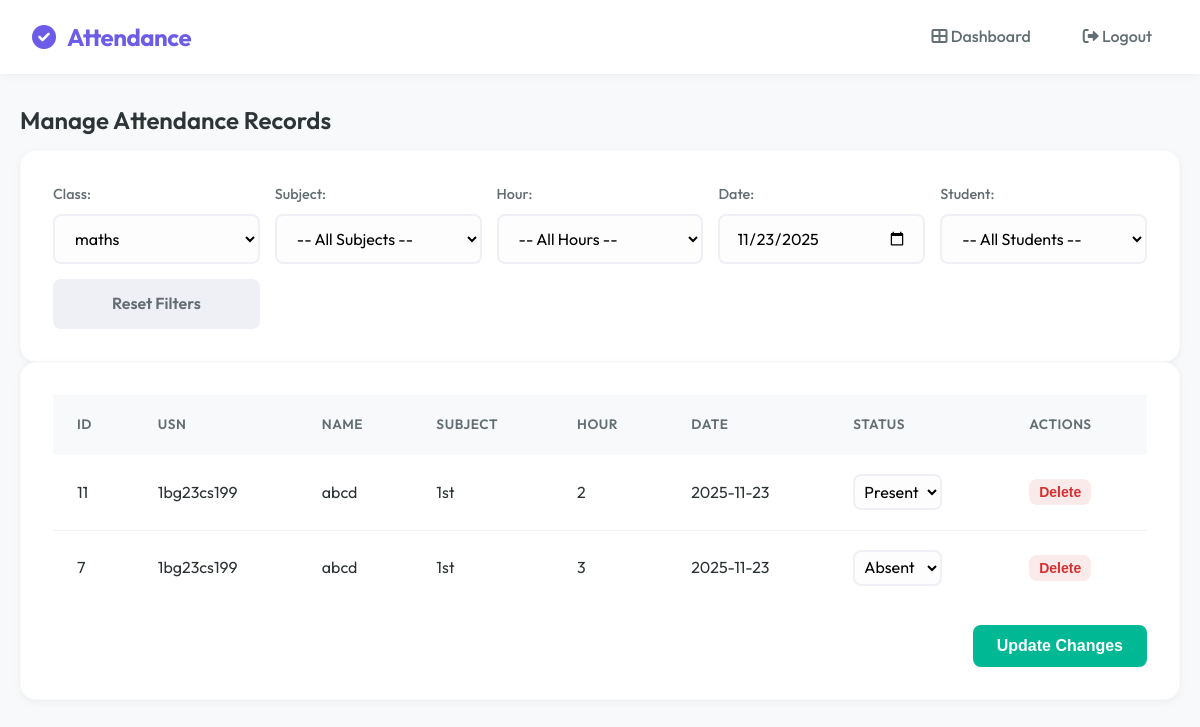
Before: /admin/attendance?class_id=1 (signed in) with the older database file.
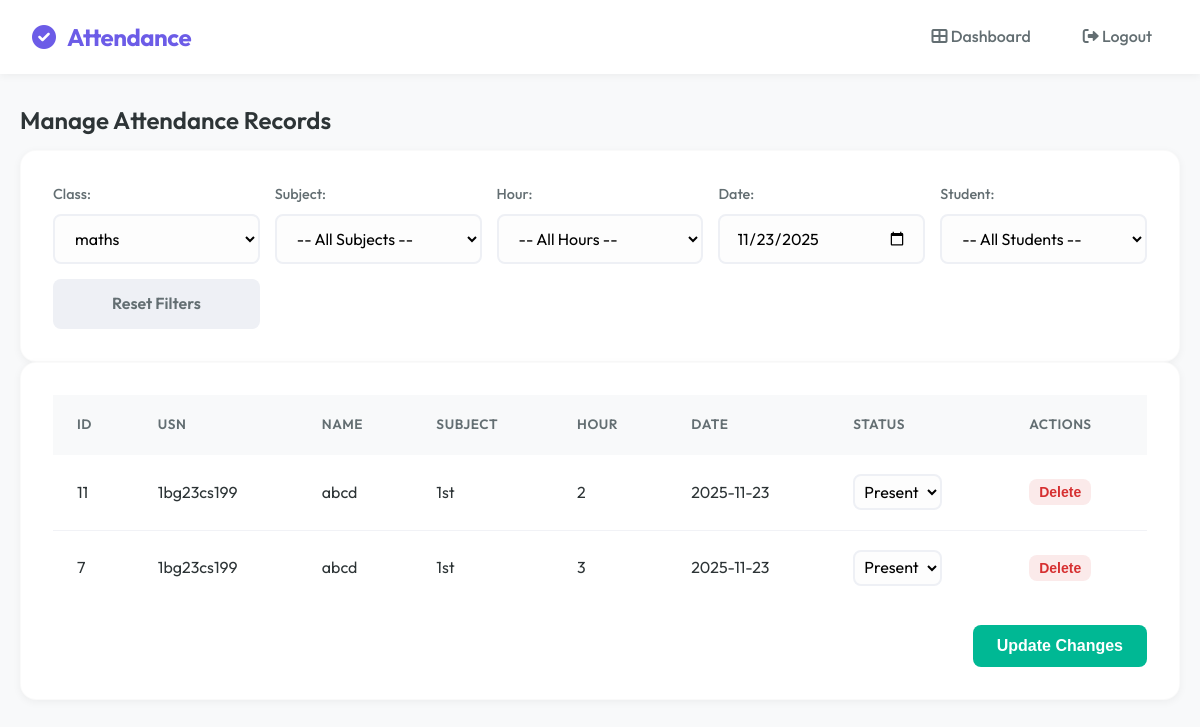
After: the same page with the newer database file.
### tables this page shows
CREATE TABLE attendance (
        id INTEGER PRIMARY KEY AUTOINCREMENT,
        student_id INTEGER,
        subject TEXT,
        date TEXT,
        status TEXT
    , hour INTEGER DEFAULT 1, previous_hash TEXT, current_hash TEXT);

CREATE TABLE students (
        id INTEGER PRIMARY KEY AUTOINCREMENT,
        usn TEXT UNIQUE,
        name TEXT,
        dob TEXT,
        class_id INTEGER,
        face_encoding BLOB
    );

### app.py (the view, shortened to what this page needs)
@app.route("/admin/attendance", methods=["GET", "POST"])
def admin_attendance():
    role = session.get("role")
    if role not in ["admin", "teacher"]:
        return "Unauthorized", 403
    conn = sqlite3.connect('attendance.db')
    c = conn.cursor()
    class_id = request.args.get("class_id")
    subject = request.args.get("subject")
    hour = request.args.get("hour")
    date = request.args.get("date", datetime.date.today().strftime("%Y-%m-%d"))
    student_id = request.args.get("student_id")
    try:
        class_id_int = int(class_id) if class_id else None
    except:
        class_id_int = None
    if role == "teacher":
        teacher_id = session["username"]
        c.execute("""
            SELECT DISTINCT c.id, c.class_name
            FROM classes c
            JOIN teacher_assignments ta ON c.id = ta.class_id
            WHERE ta.teacher_id=?
        """, (teacher_id,))
    else:
        c.execute("SELECT id, class_name FROM classes")
    classes = c.fetchall()
    subjects = []
    students_list = []
    attendance_records = []
    if class_id_int:
        if role == "teacher":
            teacher_id = session["username"]
            c.execute("""
                SELECT subject FROM teacher_assignments
                WHERE teacher_id=? AND class_id=?
                ORDER BY subject
            """, (teacher_id, class_id_int))
        else:
            c.execute("SELECT name FROM subjects WHERE class_id=? ORDER BY name", (class_id_int,))
        subjects = [s[0] for s in c.fetchall()]
        c.execute("SELECT id, usn, name FROM students WHERE class_id=? ORDER BY name", (class_id_int,))
        students_list = c.fetchall()
        if subject:
            query = """SELECT attendance.id, students.usn, students.name, attendance.subject, attendance.hour,
                              attendance.date, attendance.status
                       FROM attendance
                       JOIN students ON attendance.student_id = students.id
                       WHERE students.class_id=? AND attendance.subject=? AND attendance.date=?"""
            params = [class_id_int, subject, date]
            if hour:
                query += " AND attendance.hour=?"
                params.append(hour)
        else:
            query = """SELECT attendance.id, students.usn, students.name, attendance.subject, attendance.hour,
                              attendance.date, attendance.status
                       FROM attendance
                       JOIN students ON attendance.student_id = students.id
                       WHERE students.class_id=? AND attendance.date=?"""
            params = [class_id_int, date]
            if hour:
                query += " AND attendance.hour=?"
                params.append(hour)
        if student_id:
            query += " AND students.id=?"
            params.append(student_id)
        query += " ORDER BY students.usn, attendance.subject, attendance.hour"
        c.execute(query, params)
        attendance_records = c.fetchall()
    conn.close()
    return render_template(
        "admin_attendance.html",
        classes=classes,
        subjects=subjects,
        students_list=students_list,
        attendance_records=attendance_records,
        selected_class=class_id_int,
        selected_subject=subject,
        selected_hour=hour,
        selected_date=date,
        selected_student=int(student_id) if student_id else None
    )

### templates/admin_attendance.html (shortened to what the changed rows need)
{% extends "base.html" %}
{% block content %}
<h2>Manage Attendance Records</h2>
{% if attendance_records %}
<div class="card">
    <form method="POST"
        action="/admin/attendance?class_id={{ selected_class or '' }}&subject={{ selected_subject or '' }}&hour={{ selected_hour or '' }}&date={{ selected_date or '' }}&student_id={{ selected_student or '' }}">
        <table>
            <thead>
                <tr>
                    <th>ID</th>
                    <th>USN</th>
                    <th>Name</th>
                    <th>Subject</th>
                    <th>Hour</th>
                    <th>Date</th>
                    <th>Status</th>
                    <th>Actions</th>
                </tr>
            </thead>
            <tbody>
                {% for record in attendance_records %}
                <tr>
                    <td>{{ record[0] }}</td>
                    <td>{{ record[1] }}</td>
                    <td>{{ record[2] }}</td>
                    <td>{{ record[3] }}</td>
                    <td>{{ record[4] }}</td>
                    <td>{{ record[5] }}</td>
                    <td>
                        <select name="status_{{ record[0] }}" style="padding: 5px; width: auto;">
                            <option value="Present" {% if record[6]=='Present' %}selected{% endif %}>Present</option>
                            <option value="Absent" {% if record[6]=='Absent' %}selected{% endif %}>Absent</option>
                        </select>
                    </td>
                    <td>
                        {% if session['role'] == 'admin' %}
                        <button type="submit" formaction="/delete_attendance/{{ record[0] }}" class="btn btn-danger"
                            style="padding: 5px 10px; font-size: 14px;">Delete</button>
                        {% endif %}
                    </td>
                </tr>
                {% endfor %}
            </tbody>
        </table>
    </form>
</div>
{% else %}
<div class="alert alert-info">
    <i class="fas fa-info-circle"></i> No attendance records found for the selected filters.
</div>
{% endif %}
{% endblock %}

Changed rows visible on the page:
changed attendance id 7: status+id "Absent" → "Present"
